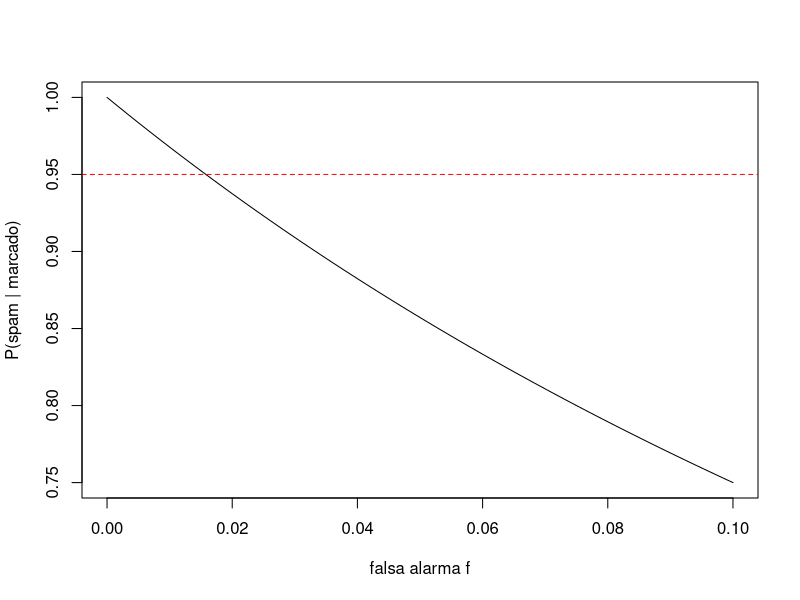

The R script that drew this image:
# Soluciones de los ejercicios tipo examen
# Del artículo «Probabilidad — ejercicios tipo examen de ME1 con el filtro de spam: conteo, tablas, probabilidad total y Bayes (y la fila que tenía que ser una columna)»
# https://sergiolearns.com/probabilidad-ejercicios/

# ---- Ejercicio 1 ----
colision <- function(n, N) 1 - prod((N - n + 1):N / N)   # factor a factor: nunca se desborda
round(colision(100, N = 10000), 4)                       # P(algún código repetido) con 100 correos
p4 <- sapply(1:200, colision, N = 10000)                 # para n = 1, ..., 200
which(p4 > 0.5)[1]                                       # primer n con P > 0.5
round(p4[c(117, 118, 119, 120)], 4)                      # alrededor del cruce

# ---- Ejercicio 2 ----
semana <- matrix(c(120, 360, 150, 50, 96, 24), nrow = 3, byrow = TRUE,
                 dimnames = list(carpeta = c("principal", "promociones", "spam"),
                                 enlace = c("con enlace", "sin enlace")))
round(prop.table(semana, margin = 2), 4)   # P(carpeta | enlace): cada columna suma 1
round(prop.table(semana, margin = 1), 4)   # P(enlace | carpeta): cada fila suma 1

# ---- Ejercicio 3 ----
bayes <- function(prior, verosim) {
  conjunta <- prior * verosim
  data.frame(prior = prior, verosim = verosim, conjunta = conjunta,
             posterior = conjunta / sum(conjunta))
}
srv <- bayes(prior = c(ulpgc = 0.60, gmail = 0.25, otros = 0.15),
             verosim = c(0.01, 0.08, 0.40))
round(srv, 4)
sum(srv$conjunta)   # probabilidad total de spam (apartado a)

f1 <- bayes(c(spam = 0.086, legítimo = 0.914), c(0.95, 0.03))         # primer filtro
f2 <- bayes(setNames(f1$posterior, rownames(f1)), c(0.85, 0.04))       # segundo: la posterior pasa a prior
round(f1, 4)
round(f2, 4)

# ---- Bonus ----
g <- function(f) 0.9 * 0.25 / (0.9 * 0.25 + f * 0.75) - 0.95   # vale 0 en la f buscada
r <- uniroot(g, interval = c(0.0001, 0.5))
round(r$root, 4)
curve(0.225 / (0.225 + 0.75 * x), from = 0, to = 0.1,
      xlab = "falsa alarma f", ylab = "P(spam | marcado)")
abline(h = 0.95, lty = 2, col = "red")
